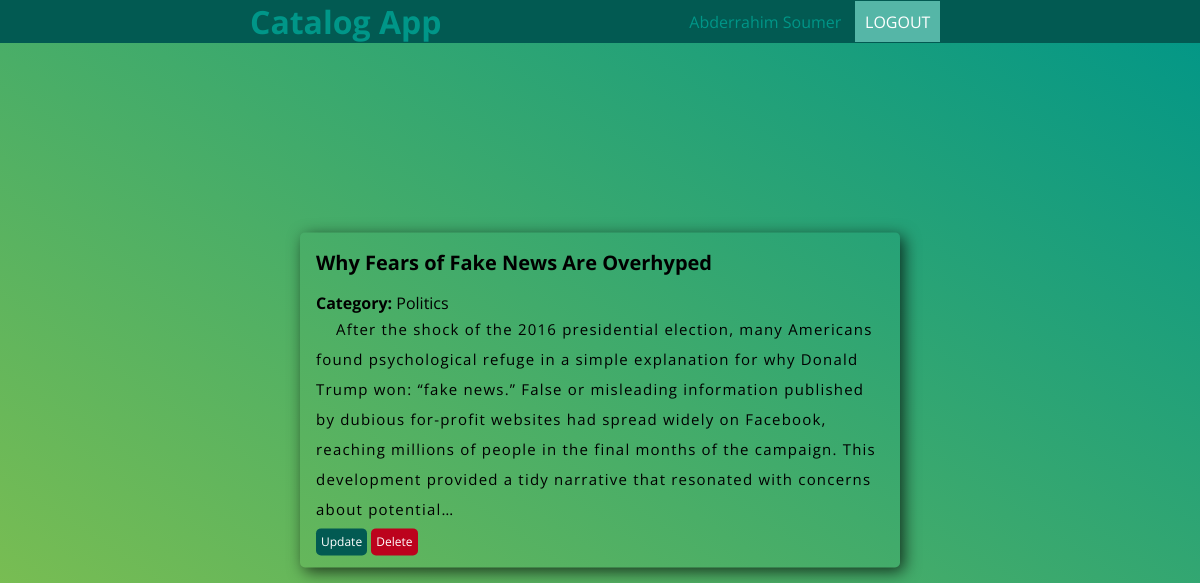
The app's page /item/2 (signed in) with its own data.
### models.py (models this page shows, shortened)
class User(Base):
    __tablename__ = 'user'
    id = Column(Integer, primary_key=True)
    name = Column(String(60))
    username = Column(String(32), index=True)
    email =  Column(String(255), index=True)
    picture =  Column(String(255))
    provider =  Column(String(32))
    provider_id =  Column(String(32))
    password_hash = Column(String)

class Item(Base):
    __tablename__ = "c_item" # this table contains the items for a specific category
    id = Column(Integer, primary_key=True)
    title = Column(String(250), nullable=False)
    description = Column(String)
    cat_id = Column(Integer, ForeignKey('category.id'))
    category = relationship(Category, backref='items')
    user_id = Column(Integer, ForeignKey('user.id'))
    user = relationship(User)

class Category(Base):
    __tablename__ = "category"
    id = Column(Integer, primary_key=True)
    name = Column(String(60), nullable=False)

### application.py (the view)
@app.route('/item/<int:id>')
def itemView(id):
    try:
        item = session.query(Item).filter_by(id=id).first()
    except exc.SQLAlchemyError as e:
        abort(404)
    return render_template('detail.html', item=item)

### templates/detail.html (shortened to what this page needs)
{% extends "layouts/base.html" %}
{% block content %}
		<div class="card card--centered">
			<h2 class="title_detail">{{item.title}}</h2>
			<div><strong>Category: </strong> <span>{{item.category.name}}</span></div>
			<div class="description">
				{{item.description}}
			</div>
			{%if session.get('user_id') == item.user.id %}
			<div class="actions">
				<a class="action action--update" href="{{url_for('itemUpdate', id= item.id)}}">Update</a>
				<a class="action action--delete" href="{{url_for('itemDelete', id= item.id)}}">Delete</a>
			</div>
			{% endif %}
		</div>
{% endblock %}

### templates/layouts/base.html (shortened to what this page needs)
<!DOCTYPE html>
<html lang="en">
<head>
    {% block head %}
    <link rel="stylesheet" href="{{ url_for('static', filename='css/styles.css') }}">
    {% endblock %}
</head>
<body>
	 {% block header %}
    <header>
    <div class="header flex flex--sb">
        <div class="leftContent">
            <a href="/" class="link-home"><h1>Catalog App</h1></a>
        </div>
        {% block header_rightContent %}
        <div class="rightContent">
            {% if 'username' in session %}
              <span>{{ session.get('name') }}</span>
              <a class="btn" href="{{ url_for('logout') }}">logout</a>
            {% else %}
              <a class="btn" href="{{ url_for('login') }}">login</a>
            {% endif %}
        </div>
        {% endblock %}
    </div>
    </header>
    {% endblock %}
    <main>
        {% block content %}{% endblock %}
    </main>
</body>
</html>

### static/css/styles.css (style rules this page uses)
body { margin: 0; padding: 0; min-height: 100vh; background:linear-gradient(to top right, #8BC34A, #009688) no-repeat 100% 100%; font-family: 'Open Sans', Helvetica, sans-serif; }
.title_detail { font-size: 20px; }
.description { text-indent: 20px; font-size: 15px; font-weight: 400; letter-spacing: 1.2px; color: #000; line-height: 30px; }
header { margin: 0; background: rgb(2, 90, 82); }
.header { max-width: 700px; margin: 0 auto; }
.header h1 { margin: 0; color: #009688; }
.header span { color: #009688; }
.header .link-home { text-decoration: none; }
.flex { display: -ms-flexbox; display: flex; }
.flex--sb { -ms-flex-pack: justify; justify-content: space-between; -ms-flex-align: center; align-items: center; }
.card { min-width:400px; padding:1rem; padding-top:0; border-radius: 5px; box-shadow: 4px 4px 16px rgba(0,0,0,.7); }
.card--centered { position: absolute; top: 50%; left: 50%; transform: translate(-50%,-50%); }
.btn { text-decoration: none; box-sizing: border-box; padding: 0.6em; background: #55b6a7; border-width: 0; margin: 0 10px; color: #FFF; text-transform: uppercase; font-weight: 400; cursor: pointer; }
.actions { margin-top: 5px; }
.actions .action { text-decoration: none; color: #FFF; padding: 5px; margin-top: 7px; font-size: 12px; border-radius: 5px; }
.actions .action--update { background: #025a52; }
.actions .action--delete { background: #bc021d; }
main { width: 700px; margin: 50px auto; background: #FFF; }

### records on screen
User: get "Abderrahim Soumer"
Item: title "Why Fears of Fake News Are Overhyped", description "After the shock of the 2016 presidential election, many Americans found psychological refuge in a simple explanation for why Donald Trump won: “fake news.” False or misleading information published by dubious for-profit websites had spread widely on Facebook, reaching millions of people in the final months of the campaign. This development provided a tidy narrative that resonated with concerns about potential…"
Category: category.name "Politics"
